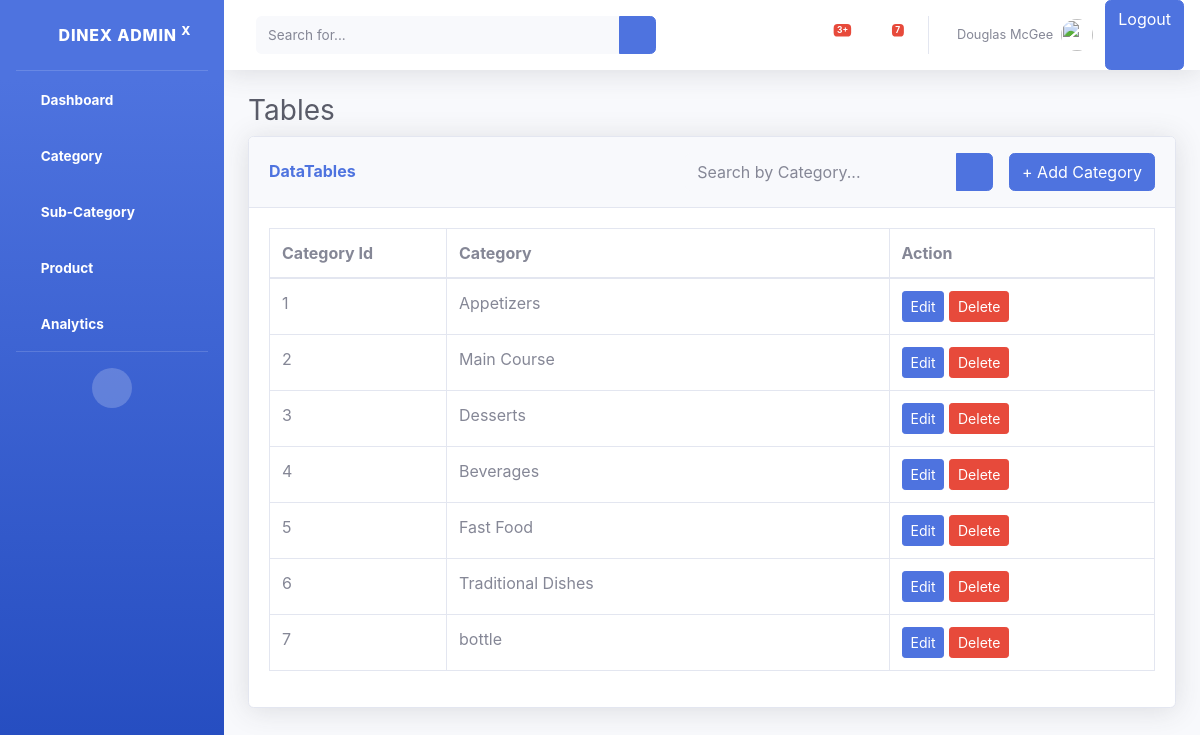
Page /categories/ on the committed database.
### foodapp/models.py (models this page shows, shortened)
class Category(models.Model):
    category_name = models.CharField(max_length=200,unique=True)

### foodapp/views.py (the view)
# urls.py: path('categories/',categories_list,name = "categories"),
def categories_list(request):
   query = request.GET.get('query','')
   if query:
    category = Category.objects.filter(category_name__icontains = query)
    category = category.order_by("id")
   else:
    category = Category.objects.all().order_by("id")
   return render(request,"category/index.html",context={"category_data":category})

### foodapp/templates/category/index.html
{% include 'commans/header.html'%}
                <div class="container-fluid">
                    <h1 class="h3 mb-2 text-gray-800">Tables</h1>
                    <div class="card shadow mb-4">
                        <div class="card-header py-3 d-flex justify-content-between align-items-center">
                            <h6 class="m-0 font-weight-bold text-primary">DataTables</h6>
                            <div class="d-flex align-items-center">
                                <form method="GET" action="{% url 'categories' %}" class="form-inline">
                                    <div class="input-group">
                                        <input type="text" name="query" class="form-control bg-light border-0 small"
                                        placeholder="Search by Category..." aria-label="Search"
                                        aria-describedby="basic-addon2" value="{{ request.GET.query }}">
                                        <div class="input-group-append">
                                            <button  class="btn btn-primary" type="submit">
                                                <i class="fas fa-search fa-sm"></i>
                                            </button>
                                        </div>
                                    </div>
                                </form>
                                <a class="btn ml-3 btn-primary" href="{% url 'create_categories' %}" role="button">+ Add Category</a>
                            </div>
                        </div>
                        <div class="card-body">
                            <div class="table-responsive">
                                <table class="table table-bordered" id="dataTable" width="100%" cellspacing="0">
                                    <thead>
                                        <tr>
                                            <th style="width: 20%;">Category Id</th>
                                            <th>Category</th>
                                            <th style = "width:30%;">Action</th>
                                        </tr>
                                    </thead>
                                    <tbody>
                                        {% for category in category_data%}
                                        <tr>
                                            <td>{{ forloop.counter}}</td>
                                            <td>{{category.category_name }}</td>
                                            <td>
                                            <a href="{% url 'edit_category' category.id %}"class="btn btn-primary btn-sm">Edit</a>
                                            <a href="{% url 'delete_category' category.id %}" class = "btn btn-danger btn-sm">Delete</a>
                                            </td>
                                        </tr>
                                        {%endfor%}
                                    </tbody>
                                </table>
                            </div>
                        </div>
                    </div>
                </div>
            </div>
{% include 'commans/footer.html'%}

### rows in the picture
Category: category_name "Appetizers"
Category: category_name "Main Course"
Category: category_name "Desserts"
Category: category_name "Beverages"
Category: category_name "Fast Food"
Category: category_name "Traditional Dishes"
Category: category_name "bottle"
